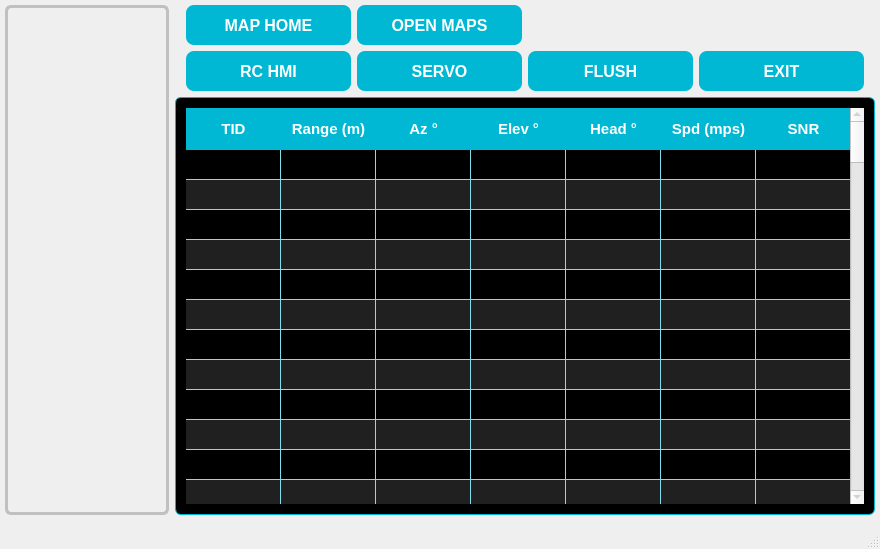
<?xml version="1.0" encoding="UTF-8"?>
<ui version="4.0">
 <class>CMapMainWindow</class>
 <widget class="QMainWindow" name="CMapMainWindow">
  <property name="geometry">
   <rect>
    <x>0</x>
    <y>0</y>
    <width>880</width>
    <height>549</height>
   </rect>
  </property>
  <property name="windowTitle">
   <string>CMapMainWindow</string>
  </property>
  <property name="styleSheet">
   <string notr="true">QMainWindow {background:  #050D1A;};</string>
  </property>
  <widget class="QWidget" name="centralWidget">
   <property name="styleSheet">
    <string notr="true">QMainWindow { background-color: #F0F8FF; }
            QPushButton { background-color: #00B8D4; color: white; font-size: 16px; font-family: 'Segoe UI', Tahoma, Geneva, Verdana, sans-serif; font-weight: bold; border-radius: 8px; padding: 10px; }
            QPushButton:hover { background-color: #00A4C6; }
			QPushButton:checked { border : 4px solid white }
            QPushButton:pressed { background-color: #0091A1; }
            QTableWidget { background-color: #000000; alternate-background-color: #202020; gridline-color: #404040;color: #333333; font-size: 14px; font-family: 'Segoe UI', Tahoma, Geneva, Verdana, sans-serif; border: 1px solid #00B8D4; border-radius: 6px; padding: 10px; gridline-color: #80DEEA; }
            QHeaderView::section { background-color: #00B8D4; color: white; font-size: 15px; font-weight: bold; padding: 10px; border: none; }
            QTableWidget QTableCornerButton::section { background-color: #00B8D4; }</string>
   </property>
   <layout class="QGridLayout" name="gridLayout">
    <property name="leftMargin">
     <number>5</number>
    </property>
    <property name="topMargin">
     <number>5</number>
    </property>
    <property name="rightMargin">
     <number>5</number>
    </property>
    <property name="bottomMargin">
     <number>5</number>
    </property>
    <item row="0" column="0">
     <widget class="CMapCanvas" name="widgetMapCanvas" native="true">
      <property name="styleSheet">
       <string notr="true">border: 3px solid #C0C0C0; border-radius: 6px; </string>
      </property>
     </widget>
    </item>
    <item row="0" column="1">
     <widget class="QWidget" name="widget_TextualControl" native="true">
      <property name="maximumSize">
       <size>
        <width>700</width>
        <height>16777215</height>
       </size>
      </property>
      <layout class="QGridLayout" name="gridLayout_2">
       <property name="leftMargin">
        <number>0</number>
       </property>
       <property name="topMargin">
        <number>0</number>
       </property>
       <property name="rightMargin">
        <number>0</number>
       </property>
       <property name="bottomMargin">
        <number>0</number>
       </property>
       <item row="0" column="0">
        <widget class="QWidget" name="widget_3" native="true">
         <layout class="QGridLayout" name="gridLayout_3">
          <property name="topMargin">
           <number>0</number>
          </property>
          <property name="bottomMargin">
           <number>0</number>
          </property>
          <item row="1" column="2">
           <widget class="QPushButton" name="pushButton_FLUSH">
            <property name="sizePolicy">
             <sizepolicy hsizetype="Minimum" vsizetype="Preferred">
              <horstretch>0</horstretch>
              <verstretch>0</verstretch>
             </sizepolicy>
            </property>
            <property name="text">
             <string>FLUSH</string>
            </property>
           </widget>
          </item>
          <item row="1" column="0">
           <widget class="QPushButton" name="pushButton_RCHMI">
            <property name="sizePolicy">
             <sizepolicy hsizetype="Minimum" vsizetype="Preferred">
              <horstretch>0</horstretch>
              <verstretch>0</verstretch>
             </sizepolicy>
            </property>
            <property name="minimumSize">
             <size>
              <width>0</width>
              <height>40</height>
             </size>
            </property>
            <property name="text">
             <string>RC HMI</string>
            </property>
           </widget>
          </item>
          <item row="1" column="1">
           <widget class="QPushButton" name="pushButton_SERVO">
            <property name="sizePolicy">
             <sizepolicy hsizetype="Minimum" vsizetype="Preferred">
              <horstretch>0</horstretch>
              <verstretch>0</verstretch>
             </sizepolicy>
            </property>
            <property name="text">
             <string>SERVO</string>
            </property>
           </widget>
          </item>
          <item row="1" column="3">
           <widget class="QPushButton" name="pushButton_EXIT">
            <property name="sizePolicy">
             <sizepolicy hsizetype="Minimum" vsizetype="Preferred">
              <horstretch>0</horstretch>
              <verstretch>0</verstretch>
             </sizepolicy>
            </property>
            <property name="text">
             <string>EXIT</string>
            </property>
           </widget>
          </item>
          <item row="0" column="0">
           <widget class="QPushButton" name="pushButton_MapHome">
            <property name="sizePolicy">
             <sizepolicy hsizetype="Minimum" vsizetype="Preferred">
              <horstretch>0</horstretch>
              <verstretch>0</verstretch>
             </sizepolicy>
            </property>
            <property name="minimumSize">
             <size>
              <width>0</width>
              <height>40</height>
             </size>
            </property>
            <property name="text">
             <string>MAP HOME</string>
            </property>
            <property name="checkable">
             <bool>false</bool>
            </property>
            <property name="checked">
             <bool>false</bool>
            </property>
           </widget>
          </item>
          <item row="0" column="1">
           <widget class="QPushButton" name="pushButton_OpenMaps">
            <property name="sizePolicy">
             <sizepolicy hsizetype="Minimum" vsizetype="Preferred">
              <horstretch>0</horstretch>
              <verstretch>0</verstretch>
             </sizepolicy>
            </property>
            <property name="minimumSize">
             <size>
              <width>0</width>
              <height>40</height>
             </size>
            </property>
            <property name="text">
             <string>OPEN MAPS</string>
            </property>
           </widget>
          </item>
         </layout>
        </widget>
       </item>
       <item row="1" column="0">
        <widget class="QTableWidget" name="tableWidget">
         <property name="enabled">
          <bool>false</bool>
         </property>
         <property name="palette">
          <palette>
           <active>
            <colorrole role="WindowText">
             <brush brushstyle="SolidPattern">
              <color alpha="255">
               <red>51</red>
               <green>51</green>
               <blue>51</blue>
              </color>
             </brush>
            </colorrole>
            <colorrole role="Button">
             <brush brushstyle="SolidPattern">
              <color alpha="255">
               <red>0</red>
               <green>0</green>
               <blue>0</blue>
              </color>
             </brush>
            </colorrole>
            <colorrole role="Text">
             <brush brushstyle="SolidPattern">
              <color alpha="255">
               <red>51</red>
               <green>51</green>
               <blue>51</blue>
              </color>
             </brush>
            </colorrole>
            <colorrole role="ButtonText">
             <brush brushstyle="SolidPattern">
              <color alpha="255">
               <red>51</red>
               <green>51</green>
               <blue>51</blue>
              </color>
             </brush>
            </colorrole>
            <colorrole role="Base">
             <brush brushstyle="SolidPattern">
              <color alpha="255">
               <red>0</red>
               <green>0</green>
               <blue>0</blue>
              </color>
             </brush>
            </colorrole>
            <colorrole role="Window">
             <brush brushstyle="SolidPattern">
              <color alpha="255">
               <red>0</red>
               <green>0</green>
               <blue>0</blue>
              </color>
             </brush>
            </colorrole>
            <colorrole role="AlternateBase">
             <brush brushstyle="SolidPattern">
              <color alpha="255">
               <red>32</red>
               <green>32</green>
               <blue>32</blue>
              </color>
             </brush>
            </colorrole>
            <colorrole role="PlaceholderText">
             <brush brushstyle="NoBrush">
              <color alpha="128">
               <red>51</red>
               <green>51</green>
               <blue>51</blue>
              </color>
             </brush>
            </colorrole>
           </active>
           <inactive>
            <colorrole role="WindowText">
             <brush brushstyle="SolidPattern">
              <color alpha="255">
               <red>51</red>
               <green>51</green>
               <blue>51</blue>
              </color>
             </brush>
            </colorrole>
            <colorrole role="Button">
             <brush brushstyle="SolidPattern">
              <color alpha="255">
               <red>0</red>
               <green>0</green>
               <blue>0</blue>
              </color>
             </brush>
            </colorrole>
            <colorrole role="Text">
             <brush brushstyle="SolidPattern">
              <color alpha="255">
               <red>51</red>
               <green>51</green>
               <blue>51</blue>
              </color>
             </brush>
            </colorrole>
            <colorrole role="ButtonText">
             <brush brushstyle="SolidPattern">
              <color alpha="255">
               <red>51</red>
               <green>51</green>
               <blue>51</blue>
              </color>
             </brush>
            </colorrole>
            <colorrole role="Base">
             <brush brushstyle="SolidPattern">
              <color alpha="255">
               <red>0</red>
               <green>0</green>
               <blue>0</blue>
              </color>
             </brush>
            </colorrole>
            <colorrole role="Window">
             <brush brushstyle="SolidPattern">
              <color alpha="255">
               <red>0</red>
               <green>0</green>
               <blue>0</blue>
              </color>
             </brush>
            </colorrole>
            <colorrole role="AlternateBase">
             <brush brushstyle="SolidPattern">
              <color alpha="255">
               <red>32</red>
               <green>32</green>
               <blue>32</blue>
              </color>
             </brush>
            </colorrole>
            <colorrole role="PlaceholderText">
             <brush brushstyle="NoBrush">
              <color alpha="128">
               <red>51</red>
               <green>51</green>
               <blue>51</blue>
              </color>
             </brush>
            </colorrole>
           </inactive>
           <disabled>
            <colorrole role="WindowText">
             <brush brushstyle="SolidPattern">
              <color alpha="255">
               <red>51</red>
               <green>51</green>
               <blue>51</blue>
              </color>
             </brush>
            </colorrole>
            <colorrole role="Button">
             <brush brushstyle="SolidPattern">
              <color alpha="255">
               <red>0</red>
               <green>0</green>
               <blue>0</blue>
              </color>
             </brush>
            </colorrole>
            <colorrole role="Text">
             <brush brushstyle="SolidPattern">
              <color alpha="255">
               <red>51</red>
               <green>51</green>
               <blue>51</blue>
              </color>
             </brush>
            </colorrole>
            <colorrole role="ButtonText">
             <brush brushstyle="SolidPattern">
              <color alpha="255">
               <red>51</red>
               <green>51</green>
               <blue>51</blue>
              </color>
             </brush>
            </colorrole>
            <colorrole role="Base">
             <brush brushstyle="SolidPattern">
              <color alpha="255">
               <red>0</red>
               <green>0</green>
               <blue>0</blue>
              </color>
             </brush>
            </colorrole>
            <colorrole role="Window">
             <brush brushstyle="SolidPattern">
              <color alpha="255">
               <red>0</red>
               <green>0</green>
               <blue>0</blue>
              </color>
             </brush>
            </colorrole>
            <colorrole role="AlternateBase">
             <brush brushstyle="SolidPattern">
              <color alpha="255">
               <red>32</red>
               <green>32</green>
               <blue>32</blue>
              </color>
             </brush>
            </colorrole>
            <colorrole role="PlaceholderText">
             <brush brushstyle="NoBrush">
              <color alpha="128">
               <red>51</red>
               <green>51</green>
               <blue>51</blue>
              </color>
             </brush>
            </colorrole>
           </disabled>
          </palette>
         </property>
         <property name="horizontalScrollBarPolicy">
          <enum>Qt::ScrollBarAlwaysOff</enum>
         </property>
         <property name="editTriggers">
          <set>QAbstractItemView::NoEditTriggers</set>
         </property>
         <property name="alternatingRowColors">
          <bool>true</bool>
         </property>
         <property name="selectionMode">
          <enum>QAbstractItemView::NoSelection</enum>
         </property>
         <property name="rowCount">
          <number>100</number>
         </property>
         <attribute name="horizontalHeaderVisible">
          <bool>true</bool>
         </attribute>
         <attribute name="horizontalHeaderMinimumSectionSize">
          <number>60</number>
         </attribute>
         <attribute name="horizontalHeaderDefaultSectionSize">
          <number>95</number>
         </attribute>
         <attribute name="horizontalHeaderHighlightSections">
          <bool>true</bool>
         </attribute>
         <attribute name="horizontalHeaderShowSortIndicator" stdset="0">
          <bool>false</bool>
         </attribute>
         <attribute name="horizontalHeaderStretchLastSection">
          <bool>true</bool>
         </attribute>
         <attribute name="verticalHeaderVisible">
          <bool>false</bool>
         </attribute>
         <attribute name="verticalHeaderCascadingSectionResizes">
          <bool>false</bool>
         </attribute>
         <row/>
         <row/>
         <row/>
         <row/>
         <row/>
         <row/>
         <row/>
         <row/>
         <row/>
         <row/>
         <row/>
         <row/>
         <row/>
         <row/>
         <row/>
         <row/>
         <row/>
         <row/>
         <row/>
         <row/>
         <row/>
         <row/>
         <row/>
         <row/>
         <row/>
         <row/>
         <row/>
         <row/>
         <row/>
         <row/>
         <row/>
         <row/>
         <row/>
         <row/>
         <row/>
         <row/>
         <row/>
         <row/>
         <row/>
         <row/>
         <row/>
         <row/>
         <row/>
         <row/>
         <row/>
         <row/>
         <row/>
         <row/>
         <row/>
         <row/>
         <row/>
         <row/>
         <row/>
         <row/>
         <row/>
         <row/>
         <row/>
         <row/>
         <row/>
         <row/>
         <row/>
         <row/>
         <row/>
         <row/>
         <row/>
         <row/>
         <row/>
         <row/>
         <row/>
         <row/>
         <row/>
         <row/>
         <row/>
         <row/>
         <row/>
         <row/>
         <row/>
         <row/>
         <row/>
         <row/>
         <row/>
         <row/>
         <row/>
         <row/>
         <row/>
         <row/>
         <row/>
         <row/>
         <row/>
         <row/>
         <row/>
         <row/>
         <row/>
         <row/>
         <row/>
         <row/>
         <row/>
         <row/>
         <row/>
         <row/>
         <column>
          <property name="text">
           <string>TID</string>
          </property>
         </column>
         <column>
          <property name="text">
           <string>Range (m)</string>
          </property>
         </column>
         <column>
          <property name="text">
           <string>Az °</string>
          </property>
         </column>
         <column>
          <property name="text">
           <string>Elev °</string>
          </property>
         </column>
         <column>
          <property name="text">
           <string>Head °</string>
          </property>
         </column>
         <column>
          <property name="text">
           <string>Spd (mps)</string>
          </property>
         </column>
         <column>
          <property name="text">
           <string>SNR</string>
          </property>
         </column>
        </widget>
       </item>
      </layout>
     </widget>
    </item>
   </layout>
  </widget>
  <widget class="QStatusBar" name="statusBar">
   <property name="font">
    <font>
     <pointsize>15</pointsize>
     <weight>75</weight>
     <italic>true</italic>
     <bold>true</bold>
    </font>
   </property>
   <property name="styleSheet">
    <string notr="true">color:white</string>
   </property>
  </widget>
 </widget>
 <layoutdefault spacing="6" margin="11"/>
 <customwidgets>
  <customwidget>
   <class>CMapCanvas</class>
   <extends>QWidget</extends>
   <header>MapDisplay/cmapcanvas.h</header>
   <container>1</container>
  </customwidget>
 </customwidgets>
 <resources/>
 <connections/>
</ui>
